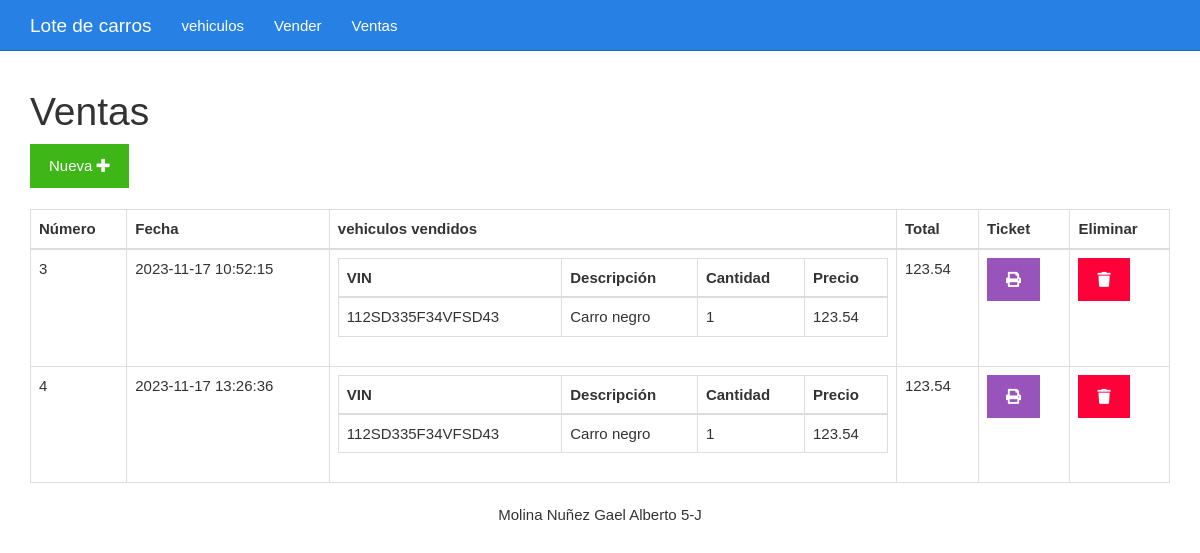
Page /ventas.php on the committed database.
### tables this page shows
CREATE TABLE `ventas` (
  `id` bigint(20) NOT NULL,
  `fecha` datetime NOT NULL,
  `total` decimal(7,2) NOT NULL
);

### ventas.php (the view)
<?php include_once "encabezado.php" ?>
<?php
include_once "base_de_datos.php";
$sentencia = $base_de_datos->query("SELECT ventas.total, ventas.fecha, ventas.id, GROUP_CONCAT(	vehiculos.VIN, '..',  vehiculos.descrip, '..',  vehiculos.costo, '..', vehiculos_vendidos.cantidad SEPARATOR '__') AS vehiculos FROM ventas INNER JOIN vehiculos_vendidos ON vehiculos_vendidos.id_venta = ventas.id INNER JOIN vehiculos ON vehiculos.id = vehiculos_vendidos.id_vehiculo GROUP BY ventas.id ORDER BY ventas.id;");
$ventas = $sentencia->fetchAll(PDO::FETCH_OBJ);
?>
	<div class="col-xs-12">
		<h1>Ventas</h1>
		<div>
			<a class="btn btn-success" href="./vender.php">Nueva <i class="fa fa-plus"></i></a>
		</div>
		<br>
		<table class="table table-bordered">
			<thead>
				<tr>
					<th>Número</th>
					<th>Fecha</th>
					<th>vehiculos vendidos</th>
					<th>Total</th>
					<th>Ticket</th>
					<th>Eliminar</th>
				</tr>
			</thead>
			<tbody>
				<?php foreach($ventas as $venta){ ?>
				<tr>
					<td><?php echo $venta->id ?></td>
					<td><?php echo $venta->fecha ?></td>
					<td>
						<table class="table table-bordered">
							<thead>
								<tr>
									<th>VIN</th>
									<th>Descripción</th>
									<th>Cantidad</th>
									<th>Precio</th>
								</tr>
							</thead>
							<tbody>
								<?php foreach(explode("__", $venta->vehiculos) as $vehiculosConcatenados){
								$vehiculo = explode("..", $vehiculosConcatenados)
								?>
								<tr>
									<td><?php echo $vehiculo[0] ?></td>
									<td><?php echo $vehiculo[1] ?></td>
									<td><?php echo $vehiculo[3] ?></td>
									<td><?php echo $vehiculo[2] ?></td>
								</tr>
								<?php } ?>
							</tbody>
						</table>
					</td>
					<td><?php echo $venta->total ?></td>
					<td><a class="btn btn-info" href="<?php echo "imprimirTicket.php?id=" . $venta->id?>"><i class="fa fa-print"></i></a></td>
					<td><a class="btn btn-danger" href="<?php echo "eliminarVenta.php?id=" . $venta->id?>"><i class="fa fa-trash"></i></a></td>
				</tr>
				<?php } ?>
			</tbody>
		</table>
	</div>
<?php include_once "pie.php" ?>

### encabezado.php (shortened to what this page needs)
<!DOCTYPE html>
<html lang="es">
<head>
	<link rel="stylesheet" href="./css/fontawesome-all.min.css">
	<link rel="stylesheet" href="./css/2.css">
	<link rel="stylesheet" href="./css/estilo.css">
</head>
<body>
	<nav class="navbar navbar-inverse navbar-fixed-top">
		<div class="container">
			<div class="navbar-header">
				<a class="navbar-brand" href="#">Lote de carros</a>
			</div>
			<div id="navbar" class="collapse navbar-collapse">
				<ul class="nav navbar-nav">
					<li><a href="./listar.php">vehiculos</a></li>
					<li><a href="./vender.php">Vender</a></li>
					<li><a href="./ventas.php">Ventas</a></li>
				</ul>
			</div>
		</div>
	</nav>
	<div class="container">
		<div class="row">

### pie.php
<footer class="container-fluid bg-dark fixed-bottom">
        <div class="row">
            <div class="col-md text-light text-center py-3">
                Molina Nuñez Gael Alberto 5-J
            </div>
        </div>
    </footer>
</body>
</html>

### css/estilo.css (style rules this page uses)
body { padding-top: 70px; }

### rows in the picture
ventas: id "3", fecha "2023-11-17 10:52:15", vehiculo "112SD335F34VFSD43", vehiculo "Carro negro", vehiculo "1", vehiculo "123.54", total "123.54"
ventas: id "4", fecha "2023-11-17 13:26:36", vehiculo "112SD335F34VFSD43", vehiculo "Carro negro", vehiculo "1", vehiculo "123.54", total "123.54"
